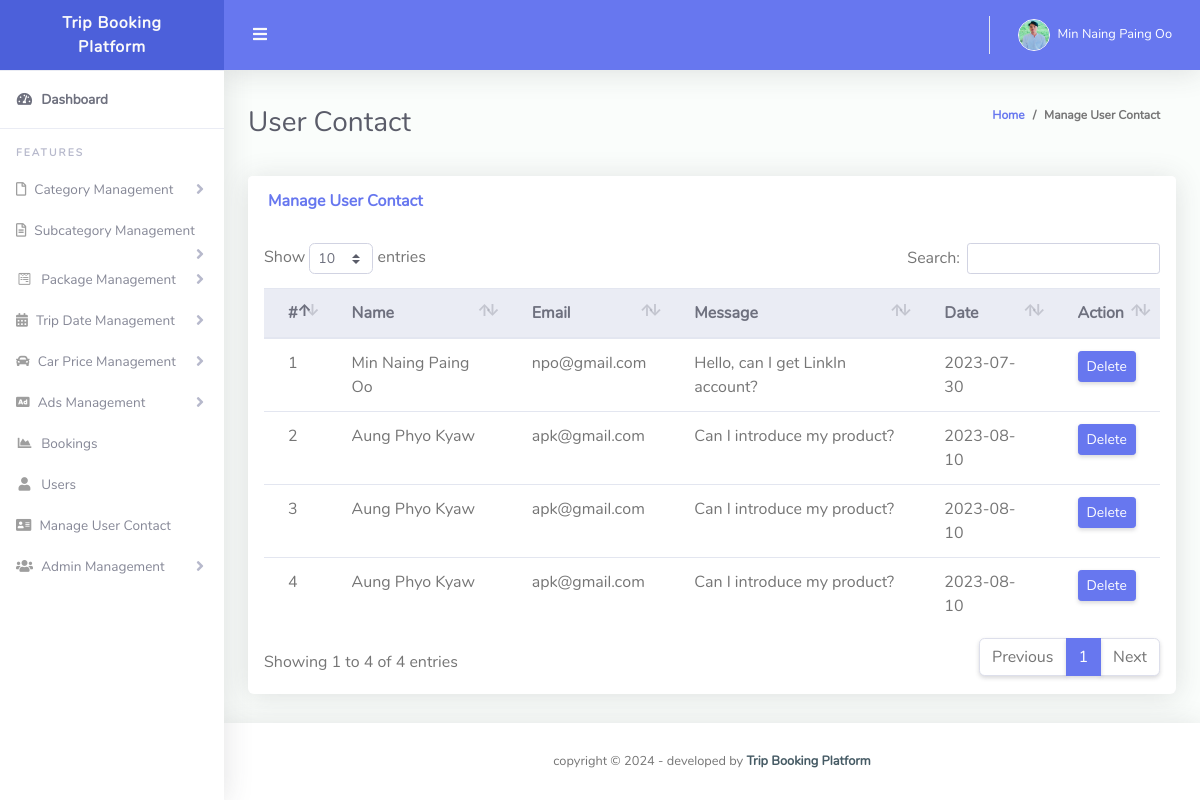
Screenshot of /Admin/manage_users_contact.php (signed in) with the database file from the repository.
### tables this page shows
CREATE TABLE `contact` (
  `Id` int(11) NOT NULL,
  `Name` varchar(200) NOT NULL,
  `Email` varchar(100) NOT NULL,
  `Message` varchar(1000) NOT NULL,
  `Date` date NOT NULL DEFAULT current_timestamp()
);

### Admin/manage_users_contact.php (the view, shortened to what this page needs)
<!DOCTYPE html>
<html lang="en">
<head>
  <link href="vendor/fontawesome-free/css/all.min.css" rel="stylesheet" type="text/css">
  <link href="vendor/bootstrap/css/bootstrap.min.css" rel="stylesheet" type="text/css">
  <link href="css/ruang-admin.min.css" rel="stylesheet">
  <link href="vendor/datatables/dataTables.bootstrap4.min.css" rel="stylesheet">
</head>
<body id="page-top">
  <div id="wrapper">
    <?php include('includes/sidebar.php');?>
    <div id="content-wrapper" class="d-flex flex-column">
      <div id="content">
        <?php include('includes/header.php');?>
        <div class="container-fluid" id="container-wrapper">
          <div class="d-sm-flex align-items-center justify-content-between mb-4">
            <h1 class="h3 mb-0 text-gray-800">User Contact</h1>
            <ol class="breadcrumb">
              <li class="breadcrumb-item"><a href="index.php">Home</a></li>
              <li class="breadcrumb-item active" aria-current="page">Manage User Contact</li>
            </ol>
          </div>
          <div class="row">
            <div class="col-lg-12">
              <div class="card mb-4">
                <div class="card-header py-3 d-flex flex-row align-items-center justify-content-between">
                  <h6 class="m-0 font-weight-bold text-primary">Manage User Contact</h6>
                </div>
                <div class="table-responsive p-3">
                  <table class="table align-items-center table-flush table-hover" id="dataTableHover">
                    <thead class="thead-light">
                      <tr>
                        <th>#</th>
                        <th>Name</th>
                        <th>Email</th>
                        <th>Message</th>
                        <th>Date</th>
                        <th>Action</th>
                      </tr>
                    </thead>
                    <tbody>
                      <?php
                      $cn=mysqli_connect("localhost","root","","trip");
                      $sql = "SELECT * from contact";
                      $result=mysqli_query($cn,$sql);
                      $cnt=1;
                      while($data=mysqli_fetch_array($result))
                      {
                          ?>
                          <tr>
                            <td><?php echo $cnt ; ?></td>
                            <td><?php echo $data[1];?></td>
                            <td><?php echo $data[2];?></td>
                            <td><?php echo $data[3];?></td>
                            <td><?php echo $data[4];?></td>
                            <td><a href="delete_users_contact.php?cid=<?php echo $data[0];?>" onclick="return confirm('Do you really want to Delete ?');"><button type="button" class="btn btn-primary btn-sm">Delete</button></a></td>
                          </tr>
                          <?php $cnt=$cnt+1;
                      }?>
                    </tbody>
                  </table>
                </div>
              </div>
            </div>
          </div>
        </div>
      </div>
      <?php include('includes/footer.php');?>
    </div>
  </div>
</body>
</html>

### Admin/includes/header.php (shortened to what this page needs)
 <nav class="navbar navbar-expand navbar-light bg-navbar topbar mb-4 static-top">
  <button id="sidebarToggleTop" class="btn btn-link rounded-circle mr-3">
    <i class="fa fa-bars"></i>
  </button>
  <ul class="navbar-nav ml-auto">
    <li class="nav-item dropdown no-arrow">
      <?php
      $cn=mysqli_connect("localhost","root","","trip");
      $aid=$_SESSION['aid'];
      $s="select * from admin where Id='".$aid."'";
      $result=mysqli_query($cn,$s);
      while($data=mysqli_fetch_array($result))
      {
      ?>
          <a class="nav-link dropdown-toggle" href="#" id="userDropdown" role="button" data-toggle="dropdown" aria-haspopup="true" aria-expanded="false">
           <?php
           if($data[7]=="avatar15.jpg")
           {
            ?>
            <img class="img-profile rounded-circle"src="img/avatar15.jpg" style="max-width: 60px">
            <?php
          } else {
            ?>
            <img class="img-profile rounded-circle" src="profileimages/<?php  echo $data[7];?>" style="max-width: 60px">
            <?php
          } ?>
          <span class="ml-2 d-none d-lg-inline text-white small"><?php  echo $data[4];?></span>
        </a>
        <?php
      }
     ?>
  </li>
</ul>
</nav>

### rows the page displays
contact: Name "Min Naing Paing Oo", Email "npo@gmail.com", Message "Hello, can I get LinkIn account?", Date "2023-07-30"
contact: Name "Aung Phyo Kyaw", Email "apk@gmail.com", Message "Can I introduce my product?", Date "2023-08-10"
contact: Name "Aung Phyo Kyaw", Email "apk@gmail.com", Message "Can I introduce my product?", Date "2023-08-10"
contact: Name "Aung Phyo Kyaw", Email "apk@gmail.com", Message "Can I introduce my product?", Date "2023-08-10"

### other values shown
$data[4] "Min Naing Paing Oo"
